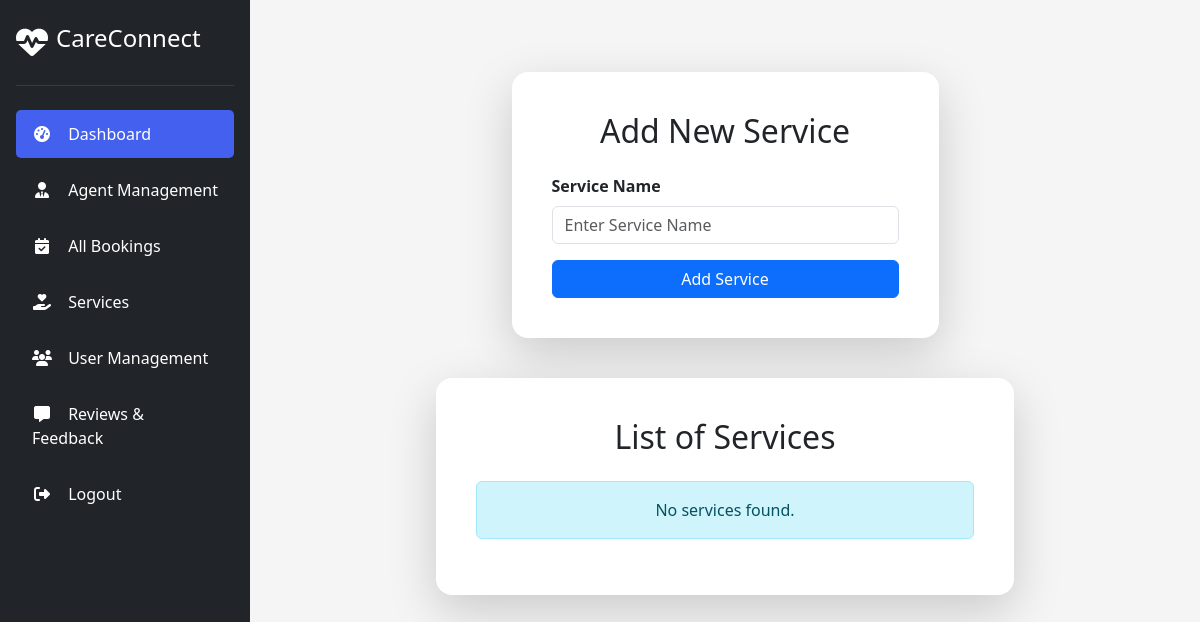
Before: /admins/add_services with the older database file.
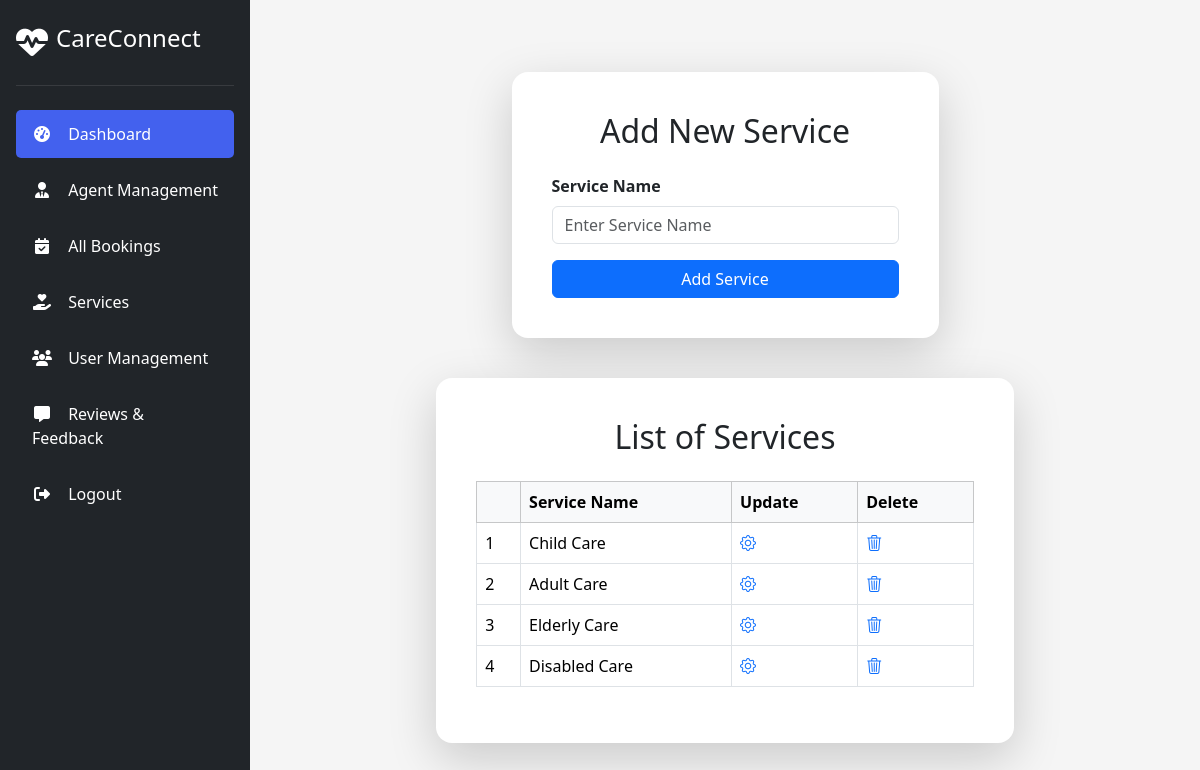
After: the same page with the newer database file.
### admins/models.py (models this page shows, shortened)
class Services_Model(models.Model):
    name=models.CharField(max_length=250)

### admins/views.py (the view, shortened to what this page needs)
# urls.py: path('add_services',Add_Service_View.as_view(),name='add_services'),
class Add_Service_View(View):
    template_name = 'services.html'
    def get(self, request):
        services=Services_Model.objects.all()
        form = Services_Form()
        return render(request, self.template_name, {'form': form,'services':services})

### admins/forms.py
class Services_Form(forms.ModelForm):
    class Meta:
        model = Services_Model
        fields = ['name']
        widgets = {
            'name': forms.TextInput(attrs={
                'class': 'form-control',
                'placeholder': 'Enter Service Name',
            }),
        }

### admins/templates/services.html (shortened to what this page needs)
{% extends 'admin.html' %}
{% block content %}
<div class="container mt-5">
    <div class="row justify-content-center">
        <div class="col-md-6">
            <div class="card shadow-lg border-0 rounded-4">
                <div class="card-body">
                    <h2 class="text-center mb-4">Add New Service</h2>
                    <form method="POST">
                        <div class="mb-3">
                            <label for="id_name" class="form-label"><strong>Service Name</strong></label>
                            {{ form.name }}
                        </div>
                        <button type="submit" class="btn btn-primary w-100">Add Service</button>
                    </form>
                </div>
            </div>
        </div>
    </div>
    <div class="row justify-content-center mt-3">
        <div class="col-md-8">
            <div class="card shadow-lg border-0 rounded-4">
                <div class="card-body">
                    <h2 class="text-center mb-4">List of Services</h2>
                    {% if services %}
                    <table class="table table-bordered table-hover text-center">
                        <center>
                        <thead class="table-light">
                            <tr>
                                <th></th>
                                <th>Service Name</th>
                                <th>Update</th>
                                <th>Delete</th>
                            </tr>
                        </thead>
                        <tbody class="text-center">
                            {% for service in services %}
                            <tr>
                                <td>{{ forloop.counter }}</td>
                                <td>{{ service.name }}</td>
                                <td><a href="{% url 'update_service' service.id %}"><i class="bi bi-gear"></i></a></td>
                                <td><a href="{% url 'delete_service' service.id %}"><i class="bi bi-trash3"></i></a></td>
                            </tr>
                            {% endfor %}
                        </tbody>
                    </center>
                    </table>
                    {% else %}
                    <div class="alert alert-info text-center">
                        No services found.
                    </div>
                    {% endif %}
                </div>
            </div>
        </div>
    </div>
</div>
{% endblock %}

Changed rows visible on the page:
added Services_Model: name "Child Care"
added Services_Model: name "Adult Care"
added Services_Model: name "Elderly Care"
added Services_Model: name "Disabled Care"
Other visible differences:
text no longer shown: "No services found."
text now shown: "Service Name Update Delete"
